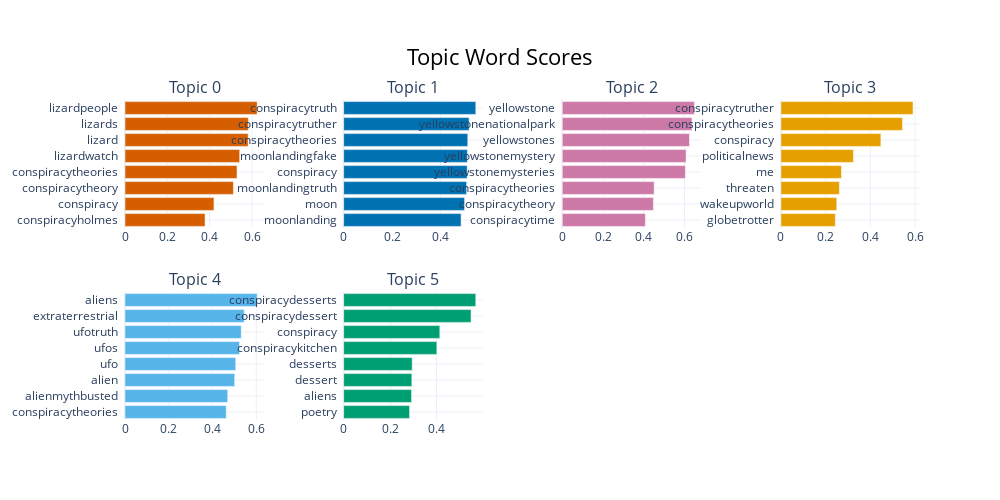

Notebook source saved alongside this figure:
### Code cell
from bertopic.representation import KeyBERTInspired
from bertopic import BERTopic

# Create your representation model
representation_model = KeyBERTInspired()

# Use the representation model in BERTopic on top of the default pipeline
topic_model = BERTopic(representation_model=representation_model)

topics, probs = topic_model.fit_transform(conspiracy_posts_18_without_hashtags)

topic_model.get_topic_info().head(7).set_index('Topic')[
   ['Count', 'Name', 'Representation']]

topic_model.visualize_barchart(top_n_topics = 10, n_words = 8)

### Figure 1 — Plotly figure (JSON) as saved in the notebook; plotly's stock layout.template omitted (floating-point values rounded to 4 significant figures)
{"data": [{"marker": {"color": "#D55E00"}, "orientation": "h", "type": "bar", "x": [0.3779, 0.42, 0.5119, 0.529, 0.5415, 0.5816, 0.5822, 0.6241], "xaxis": "x", "y": ["conspiracyholmes  ", "conspiracy  ", "conspiracytheory  ", "conspiracytheories  ", "lizardwatch  ", "lizard  ", "lizards  ", "lizardpeople  "], "yaxis": "y"}, {"marker": {"color": "#0072B2"}, "orientation": "h", "type": "bar", "x": [0.4852, 0.4996, 0.5082, 0.5104, 0.5113, 0.5129, 0.5183, 0.546], "xaxis": "x2", "y": ["moonlanding  ", "moon  ", "moonlandingtruth  ", "conspiracy  ", "moonlandingfake  ", "conspiracytheories  ", "conspiracytruther  ", "conspiracytruth  "], "yaxis": "y2"}, {"marker": {"color": "#CC79A7"}, "orientation": "h", "type": "bar", "x": [0.4078, 0.4474, 0.4509, 0.6044, 0.6076, 0.6242, 0.6364, 0.6485], "xaxis": "x3", "y": ["conspiracytime  ", "conspiracytheory  ", "conspiracytheories  ", "yellowstonemysteries  ", "yellowstonemystery  ", "yellowstones  ", "yellowstonenationalpark  ", "yellowstone  "], "yaxis": "y3"}, {"marker": {"color": "#E69F00"}, "orientation": "h", "type": "bar", "x": [0.2433, 0.2498, 0.2615, 0.2708, 0.3244, 0.447, 0.5437, 0.5907], "xaxis": "x4", "y": ["globetrotter  ", "wakeupworld  ", "threaten  ", "me  ", "politicalnews  ", "conspiracy  ", "conspiracytheories  ", "conspiracytruther  "], "yaxis": "y4"}, {"marker": {"color": "#56B4E9"}, "orientation": "h", "type": "bar", "x": [0.4627, 0.4694, 0.5013, 0.5061, 0.5231, 0.5312, 0.5446, 0.604], "xaxis": "x5", "y": ["conspiracytheories  ", "alienmythbusted  ", "alien  ", "ufo  ", "ufos  ", "ufotruth  ", "extraterrestrial  ", "aliens  "], "yaxis": "y5"}, {"marker": {"color": "#009E73"}, "orientation": "h", "type": "bar", "x": [0.2839, 0.2925, 0.2938, 0.2952, 0.4014, 0.4142, 0.5487, 0.5691], "xaxis": "x6", "y": ["poetry  ", "aliens  ", "dessert  ", "desserts  ", "conspiracykitchen  ", "conspiracy  ", "conspiracydessert  ", "conspiracydesserts  "], "yaxis": "y6"}], "layout": {"annotations": [{"font": {"size": 16}, "showarrow": false, "text": "Topic 0", "x": 0.0875, "xanchor": "center", "xref": "paper", "y": 1, "yanchor": "bottom", "yref": "paper"}, {"font": {"size": 16}, "showarrow": false, "text": "Topic 1", "x": 0.3625, "xanchor": "center", "xref": "paper", "y": 1, "yanchor": "bottom", "yref": "paper"}, {"font": {"size": 16}, "showarrow": false, "text": "Topic 2", "x": 0.6375, "xanchor": "center", "xref": "paper", "y": 1, "yanchor": "bottom", "yref": "paper"}, {"font": {"size": 16}, "showarrow": false, "text": "Topic 3", "x": 0.9125, "xanchor": "center", "xref": "paper", "y": 1, "yanchor": "bottom", "yref": "paper"}, {"font": {"size": 16}, "showarrow": false, "text": "Topic 4", "x": 0.0875, "xanchor": "center", "xref": "paper", "y": 0.4, "yanchor": "bottom", "yref": "paper"}, {"font": {"size": 16}, "showarrow": false, "text": "Topic 5", "x": 0.3625, "xanchor": "center", "xref": "paper", "y": 0.4, "yanchor": "bottom", "yref": "paper"}], "height": 500, "hoverlabel": {"bgcolor": "white", "font": {"family": "Rockwell", "size": 16}}, "showlegend": false, "title": {"font": {"color": "Black", "size": 22}, "text": "Topic Word Scores", "x": 0.5, "xanchor": "center", "yanchor": "top"}, "width": 1000, "xaxis": {"anchor": "y", "domain": [0, 0.175], "showgrid": true}, "xaxis2": {"anchor": "y2", "domain": [0.275, 0.45], "showgrid": true}, "xaxis3": {"anchor": "y3", "domain": [0.55, 0.725], "showgrid": true}, "xaxis4": {"anchor": "y4", "domain": [0.825, 1], "showgrid": true}, "xaxis5": {"anchor": "y5", "domain": [0, 0.175], "showgrid": true}, "xaxis6": {"anchor": "y6", "domain": [0.275, 0.45], "showgrid": true}, "xaxis7": {"anchor": "y7", "domain": [0.55, 0.725], "showgrid": true}, "xaxis8": {"anchor": "y8", "domain": [0.825, 1], "showgrid": true}, "yaxis": {"anchor": "x", "domain": [0.6, 1], "showgrid": true}, "yaxis2": {"anchor": "x2", "domain": [0.6, 1], "showgrid": true}, "yaxis3": {"anchor": "x3", "domain": [0.6, 1], "showgrid": true}, "yaxis4": {"anchor": "x4", "domain": [0.6, 1], "showgrid": true}, "yaxis5": {"anchor": "x5", "domain": [0, 0.4], "showgrid": true}, "yaxis6": {"anchor": "x6", "domain": [0, 0.4], "showgrid": true}, "yaxis7": {"anchor": "x7", "domain": [0, 0.4], "showgrid": true}, "yaxis8": {"anchor": "x8", "domain": [0, 0.4], "showgrid": true}}}
